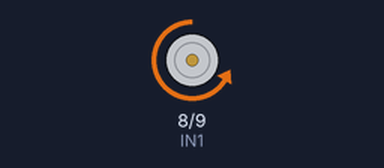
Recording of a sketch running on a simulated Arduino Uno, built with avr-gcc and run on an emulated ATmega328P. Shown: motor-driver pin pairs drawn as motors (green arrow = first pin HIGH = forward, orange = second pin HIGH = backward, longer = more drive, scaled by the enable pin).

Above: at 1.0 s.
At 3.0 s:
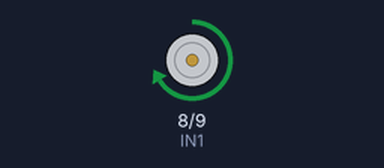
Timing chart, 0 to 5.2 s (numbered marks = the images above):
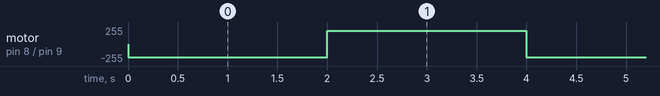

The sketch:

L298_Motor_driver.ino
```cpp
/* L298N DC motor example */

int IN1=8;
int IN2=9;
int ENA=3;
void setup()
{
 pinMode(IN1,OUTPUT);
 pinMode(IN2,OUTPUT);
}
void loop()
{
 analogWrite(ENA, 200);// motor speed
 digitalWrite(IN1,LOW);// rotate forward
 digitalWrite(IN2,HIGH);
 delay(2000);
 digitalWrite(IN1,HIGH);// rotate reverse
 digitalWrite(IN2,LOW);
 delay(2000);
}
```

Measured:
- by itself, motor on pin 8 (IN1) / pin 9 (IN2): alternates forward 200/255 for 2.0 s and backward 200/255 for 2.0 s
